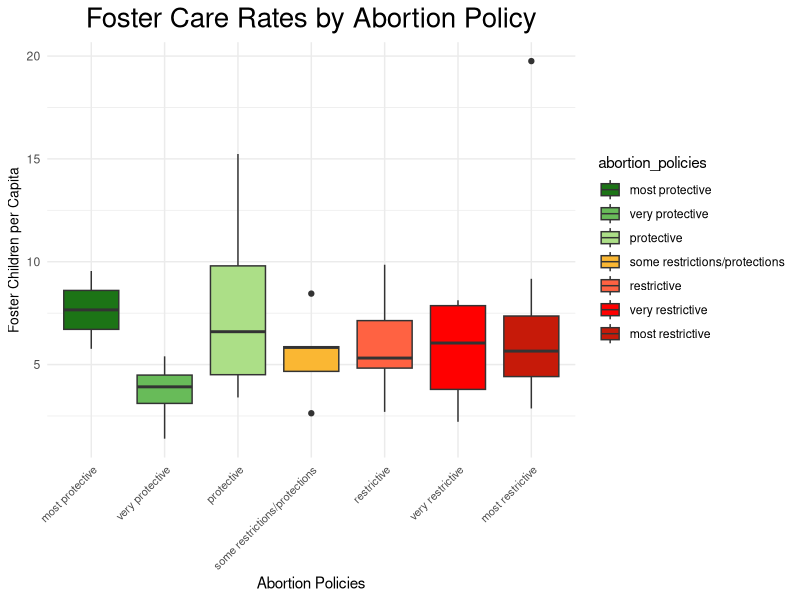
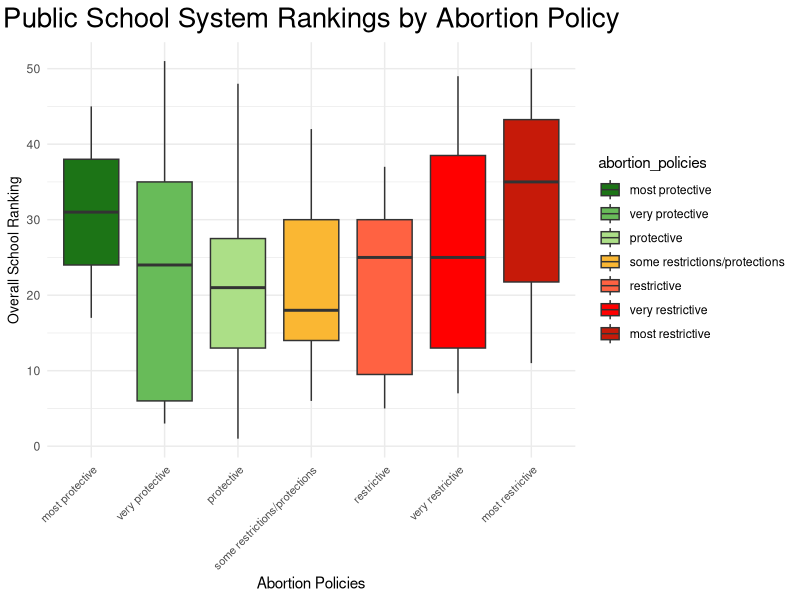

These charts were generated, in order, by the following R code:
## ---- chunk 1
options(repos = c(CRAN = "https://cloud.r-project.org"))
install.packages("tidyverse")
library(tidyverse)
library(readr)
## ---- chunk 2
df <- read_csv("../data/clean_data/merged_data.csv", show_col_types = FALSE)
df <- df[!is.na(df$abortion_policies), ]
## ---- chunk 3
table(df$abortion_policies)
## ---- chunk 4
# Kruskal-Wallis test
kruskal.test(foster_children_per_capita ~ abortion_policies, data = df)

# If Kruskal-Wallis is significant, run pairwise Wilcoxon tests
pairwise.wilcox.test(df$foster_children_per_capita, 
                     df$abortion_policies,
                     p.adjust.method = "bonferroni")

# For visualization
# First reorder the factor levels
df$abortion_policies <- factor(df$abortion_policies, 
                              levels = c("most protective", "very protective", 
                                         "protective", "some restrictions/protections", 
                                         "restrictive", "very restrictive", "most restrictive"))

# Then create the plot
ggplot(df, aes(x = abortion_policies, y = foster_children_per_capita, fill=abortion_policies)) +
  geom_boxplot() +
  theme_minimal() +
  theme(axis.text.x = element_text(size = 8, angle = 45, hjust = 1),
        axis.title.y = element_text(size = 10)) + 
  scale_fill_manual(values = c("#1c7416", "#68bb59", "#acdf87", "#fab733", "#ff6242", "#ff0000", "#c61a09")) +
  labs(x = "Abortion Policies", 
       y = "Foster Children per Capita",
       title = "Foster Care Rates by Abortion Policy") +
  theme(plot.title = element_text(size = 20, hjust = 0.5))
## ---- chunk 5
# Kruskal-Wallis test
kruskal.test(overall_school_rank ~ abortion_policies, data = df)

# If Kruskal-Wallis is significant, run pairwise Wilcoxon tests
pairwise.wilcox.test(df$overall_school_rank, 
                     df$abortion_policies,
                     p.adjust.method = "bonferroni")

ggplot(df, aes(x = abortion_policies, y = overall_school_rank, fill=abortion_policies)) +
  geom_boxplot() +
  theme_minimal() +
  theme(axis.text.x = element_text(size = 8, angle = 45, hjust = 1),
        axis.title.y = element_text(size = 10)) + 
  scale_fill_manual(values = c("#1c7416", "#68bb59", "#acdf87", "#fab733", "#ff6242", "#ff0000", "#c61a09")) +
  labs(x = "Abortion Policies", 
       y = "Overall School Ranking",
       title = "Public School System Rankings by Abortion Policy") +
  theme(plot.title = element_text(size = 20, hjust = 0.5))
